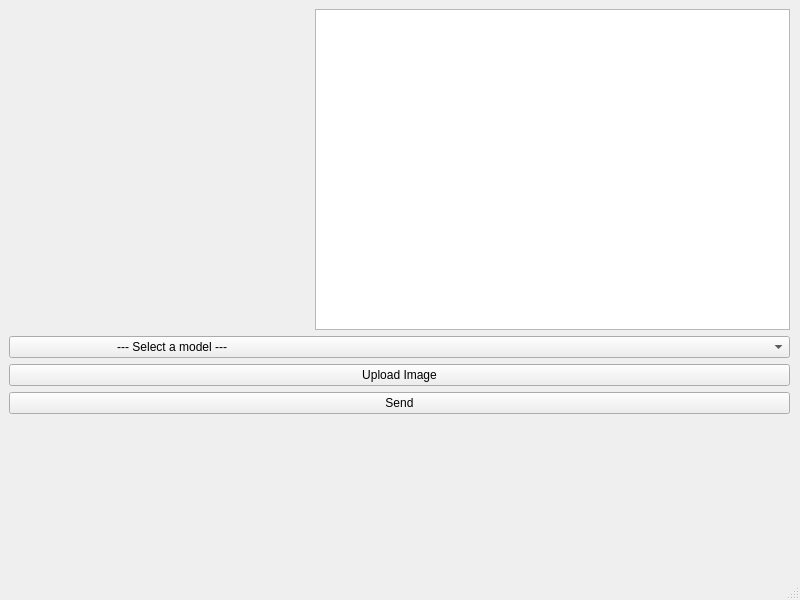
<?xml version="1.0" encoding="UTF-8"?>
<ui version="4.0">
 <class>MainWindow</class>
 <widget class="QMainWindow" name="MainWindow">
  <property name="geometry">
   <rect>
    <x>0</x>
    <y>0</y>
    <width>800</width>
    <height>600</height>
   </rect>
  </property>
  <property name="windowTitle">
   <string>MainWindow</string>
  </property>
  <widget class="QWidget" name="centralwidget">
   <widget class="QWidget" name="verticalLayoutWidget">
    <property name="geometry">
     <rect>
      <x>9</x>
      <y>9</y>
      <width>781</width>
      <height>541</height>
     </rect>
    </property>
    <layout class="QVBoxLayout" name="verticalLayout">
     <item>
      <layout class="QVBoxLayout" name="verticalLayout_2">
       <item>
        <layout class="QHBoxLayout" name="horizontalLayout">
         <item>
          <widget class="QLabel" name="image_label">
           <property name="minimumSize">
            <size>
             <width>300</width>
             <height>0</height>
            </size>
           </property>
           <property name="text">
            <string/>
           </property>
          </widget>
         </item>
         <item>
          <widget class="QTextEdit" name="response_text_edit"/>
         </item>
        </layout>
       </item>
      </layout>
     </item>
     <item>
      <widget class="QComboBox" name="model_comboBox">
       <property name="layoutDirection">
        <enum>Qt::LeftToRight</enum>
       </property>
       <item>
        <property name="text">
         <string>                               --- Select a model ---</string>
        </property>
       </item>
       <item>
        <property name="text">
         <string>OpenCV</string>
        </property>
       </item>
       <item>
        <property name="text">
         <string>Yolo</string>
        </property>
       </item>
       <item>
        <property name="text">
         <string>MediaPipe</string>
        </property>
       </item>
       <item>
        <property name="text">
         <string>centerface</string>
        </property>
       </item>
       <item>
        <property name="text">
         <string>retinaface</string>
        </property>
       </item>
      </widget>
     </item>
     <item>
      <widget class="QPushButton" name="upload_image">
       <property name="maximumSize">
        <size>
         <width>16777215</width>
         <height>16777215</height>
        </size>
       </property>
       <property name="layoutDirection">
        <enum>Qt::LeftToRight</enum>
       </property>
       <property name="text">
        <string>Upload Image</string>
       </property>
      </widget>
     </item>
     <item>
      <widget class="QPushButton" name="send_button">
       <property name="text">
        <string>Send</string>
       </property>
      </widget>
     </item>
     <item>
      <widget class="QLabel" name="json_response">
       <property name="minimumSize">
        <size>
         <width>0</width>
         <height>130</height>
        </size>
       </property>
       <property name="text">
        <string/>
       </property>
      </widget>
     </item>
    </layout>
   </widget>
  </widget>
  <widget class="QMenuBar" name="menubar">
   <property name="geometry">
    <rect>
     <x>0</x>
     <y>0</y>
     <width>800</width>
     <height>24</height>
    </rect>
   </property>
  </widget>
  <widget class="QStatusBar" name="statusbar"/>
 </widget>
 <resources/>
 <connections/>
</ui>
